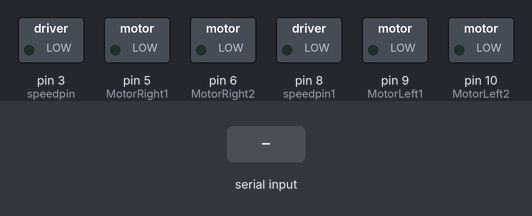
This sketch was run on a simulated Arduino Uno, built with avr-gcc and run on an emulated ATmega328P. On the bench: switched loads named in the sketch (green lamp = pin HIGH). The test bench sets the inputs (shaded band).

Above: at 1.2 s.
1.3 s: "U\n" received over the second serial link
At 2.5 s:
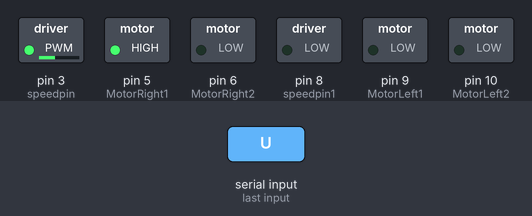
2.8 s: "L\n" received over the second serial link
At 3.7 s:
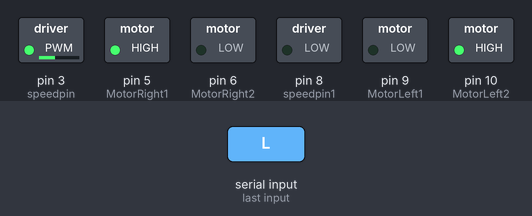
4.3 s: "R\n" received over the second serial link
At 4.8 s:
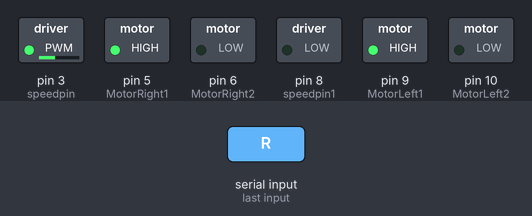
5.8 s: "D\n" received over the second serial link
At 7.0 s:
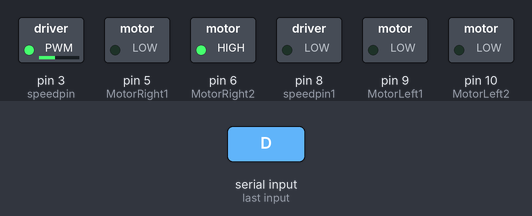
7.3 s: "X\n" received over the second serial link
At 8.3 s:
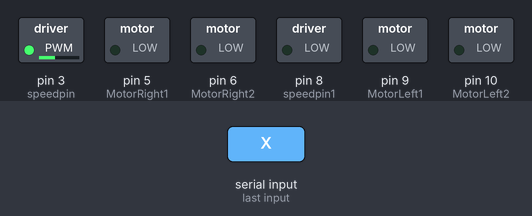
Timing chart, 0 to 9.8 s (numbered marks = the images above; inputs shaded):
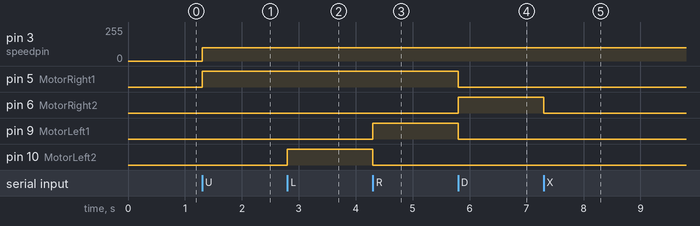

Measured:
- after the input at 1.3 s, pin 3 (speedpin): 0/255 → 100/255 at once; pin 5 (MotorRight1): LOW → HIGH at once
- after the input at 2.8 s, pin 10 (MotorLeft2): LOW → HIGH at once
- after the input at 4.3 s, pin 9 (MotorLeft1): LOW → HIGH at once; pin 10 (MotorLeft2): HIGH → LOW at once
- after the input at 5.8 s, pin 5 (MotorRight1), pin 9 (MotorLeft1): HIGH → LOW at once; pin 6 (MotorRight2): LOW → HIGH at once
- after the input at 7.3 s, pin 6 (MotorRight2): HIGH → LOW at once

The sketch:

water_robot_code.ino
```cpp
#include <SoftwareSerial.h>
SoftwareSerial BlueTooth(11, 12);    // (TXD, RXD) of HC-06
char BT_input;                    // to store input character received via BT.
int speedpin=3;
int MotorRight1 = 5;
int MotorRight2 = 6;
int speedpin1=8;
int MotorLeft1 = 9;
int MotorLeft2 = 10;

void setup()
{
  BlueTooth.begin(9600);
  Serial.begin(9600);
  pinMode(speedpin,OUTPUT);
  pinMode(MotorRight1, OUTPUT);
  pinMode(MotorRight2, OUTPUT);
  pinMode(MotorLeft1, OUTPUT);
  pinMode(MotorLeft2, OUTPUT);
  pinMode(speedpin1,OUTPUT);
}

void loop()
{
  if (BlueTooth.available())
  {
   BT_input=BlueTooth.read();
    if (BT_input=='U')
  {
    analogWrite(speedpin,100);
   analogWrite(speedpin1,100);
digitalWrite(MotorRight1,HIGH);
digitalWrite(MotorRight2,LOW);
digitalWrite(MotorLeft1,LOW);
digitalWrite(MotorLeft2,LOW);
}
    else if (BT_input=='L')
  {
    analogWrite(speedpin,100);
   analogWrite(speedpin1,100);
digitalWrite(MotorRight1,HIGH);
digitalWrite(MotorRight2,LOW);
digitalWrite(MotorLeft1,LOW);
digitalWrite(MotorLeft2,HIGH);
}


    else if (BT_input=='R')
 {
analogWrite(speedpin,100);
 analogWrite(speedpin1,100);
digitalWrite(MotorRight1,HIGH);
digitalWrite(MotorRight2,LOW);
digitalWrite(MotorLeft1,HIGH);
digitalWrite(MotorLeft2,LOW);
}
  else if (BT_input=='D')
 {
analogWrite(speedpin,100);
 analogWrite(speedpin1,100);
digitalWrite(MotorRight1,LOW);
digitalWrite(MotorRight2,HIGH);
digitalWrite(MotorLeft1,LOW);
digitalWrite(MotorLeft2,LOW);
}


   else if (BT_input=='X')
{
analogWrite(speedpin,100);
analogWrite(speedpin1,100);
digitalWrite(MotorRight1,LOW);
digitalWrite(MotorRight2,LOW);
digitalWrite(MotorLeft1,LOW);
digitalWrite(MotorLeft2,LOW);
}

  }
}
```

arduino_code_for_48x8_led_matrix.c
```cpp
/*////////////////////////////////////////////////////////////////////////////////
 * Arduino code to display scrolling characters on 6 or more 8x8 LED matrix.    *
 * The no: of matrices can be increased with a small change in code.            *
 * Comments are given in each statement for editing.                            *
 * Coded by Prasanth K S                           *
 * Contact : kksjunior@hotmail.com                                          *
/*////////////////////////////////////////////////////////////////////////////////

char msg[] ="WELCOME WIZ";//Change the text here.
int scrollspeed=5;//Set the scroll speed ( lower=faster)

int x;
int y;

//Columns
int clockPin1 = 2; //Arduino pin connected to Clock Pin 11 of 74HC595
int latchPin1 = 3; //Arduino pin connected to Latch Pin 12 of 74HC595
int dataPin1 = 4;  //Arduino pin connected to Data Pin 14 of 74HC595

//Rows
int clockPin2 = 5; //Arduino pin connected to Clock Pin 11 of 74HC595
int latchPin2 = 6; //Arduino pin connected to Latch Pin 12 of 74HC595
int dataPin2 = 7;  //Arduino pin connected to Data Pin 14 of 74HC595

//BITMAP
//Bits in this array represents one LED of the matrix
// 8 is # of rows, 6 is # of LED matrices
byte bitmap[8][7];

int numZones = sizeof(bitmap) / 8; // One Zone refers to one 8 x 8 Matrix ( Group of 8 columns)
int maxZoneIndex = numZones-1;
int numCols = numZones * 8;

//FONT DEFENITION
byte alphabets[][8] = {
 {0,0,0,0,0},//@ as SPACE
 //{8,28,54,99,65},//<<
 {31, 36, 68, 36, 31},//A
 {127, 73, 73, 73, 54},//B
 {62, 65, 65, 65, 34},//C
 {127, 65, 65, 34, 28},//D
 {127, 73, 73, 65, 65},//E
 {127, 72, 72, 72, 64},//F
 {62, 65, 65, 69, 38},//G
 {127, 8, 8, 8, 127},//H
 {0, 65, 127, 65, 0},//I
 {2, 1, 1, 1, 126},//J
 {127, 8, 20, 34, 65},//K
 {127, 1, 1, 1, 1},//L
 {127, 32, 16, 32, 127},//M
 {127, 32, 16, 8, 127},//N
 {62, 65, 65, 65, 62},//O
 {127, 72, 72, 72, 48},//P
 {62, 65, 69, 66, 61},//Q
 {127, 72, 76, 74, 49},//R
 {50, 73, 73, 73, 38},//S
 {64, 64, 127, 64, 64},//T
 {126, 1, 1, 1, 126},//U
 {124, 2, 1, 2, 124},//V
 {126, 1, 6, 1, 126},//W
 {99, 20, 8, 20, 99},//X
 {96, 16, 15, 16, 96},//Y
 {67, 69, 73, 81, 97},//Z
};

void setup() {
 pinMode(latchPin1, OUTPUT);
 pinMode(clockPin1, OUTPUT);
 pinMode(dataPin1, OUTPUT);

 pinMode(latchPin2, OUTPUT);
 pinMode(clockPin2, OUTPUT);
 pinMode(dataPin2, OUTPUT);

 //Clear bitmap
 for (int row = 0; row < 8; row++) {
   for (int zone = 0; zone <= maxZoneIndex; zone++) {
     bitmap[row][zone] = 0;
   }
 }
}

//FUNCTIONS
// Displays bitmap array in the matrix
void RefreshDisplay()
{
 for (int row = 0; row < 8; row++) {
   int rowbit = 1 << row;
   digitalWrite(latchPin2, LOW);//Hold latchPin LOW for transmitting data
   shiftOut(dataPin2, clockPin2, MSBFIRST, rowbit);   //Transmit data

   //Start sending column bytes
   digitalWrite(latchPin1, LOW);//Hold latchPin LOW for transmitting data

   //Shift out to each matrix
   for (int zone = maxZoneIndex; zone >= 0; zone--)
   {
     shiftOut(dataPin1, clockPin1, MSBFIRST, bitmap[row][zone]);
   }

   //flip both latches at once to eliminate flicker
   digitalWrite(latchPin1, HIGH);//Return the latch pin 1 high to signal chip
   digitalWrite(latchPin2, HIGH);//Return the latch pin 2 high to signal chip

   //Wait
   delayMicroseconds(300);
 }
}

// Converts row and colum to bitmap bit and turn it off/on
void Plot(int col, int row, bool isOn)
{
 int zone = col / 8;
 int colBitIndex = x % 8;
 byte colBit = 1 << colBitIndex;
 if (isOn)
   bitmap[row][zone] =  bitmap[y][zone] | colBit;
 else
   bitmap[row][zone] =  bitmap[y][zone] & (~colBit);
}
// Plot each character of the message one column at a time, updated the display, shift bitmap left.
void XProcess()
{
 for (int charIndex=0; charIndex < (sizeof(msg)-1); charIndex++)
 {
   int alphabetIndex = msg[charIndex] - '@';
   if (alphabetIndex < 0) alphabetIndex=0;

   //Draw one character of the message
   // Each character is 5 columns wide, loop two more times to create 2 pixel space betwen characters
   for (int col = 0; col < 7; col++)
   {
     for (int row = 0; row < 8; row++)
     {
       // Set the pixel to what the alphabet say for columns 0 thru 4, but always leave columns 5 and 6 blank.
       bool isOn = 0;
       if (col<5) isOn = bitRead( alphabets[alphabetIndex][col], 7-row ) == 1;
       Plot( numCols-1, row, isOn); //Draw on the rightmost column, the shift loop below will scroll it leftward.
     }
     for (int refreshCount=0; refreshCount < scrollspeed; refreshCount++)
       RefreshDisplay();
     //Shift the bitmap one column to left
     for (int row=0; row<8; row++)
     {
       for (int zone=0; zone < numZones; zone++)
       {
         //This right shift would show as a left scroll on display because leftmost column is represented by least significant bit of the byte.
         bitmap[row][zone] = bitmap[row][zone] >> 1;
         // Shift over lowest bit from the next zone as highest bit of this zone.
         if (zone < maxZoneIndex) bitWrite(bitmap[row][zone], 7, bitRead(bitmap[row][zone+1],0));
       }
     }
   }
 }
}
void loop() {
 XProcess();
}
```

Source omitted: _hex_encoder_and_decoder.c (13137 bytes)
